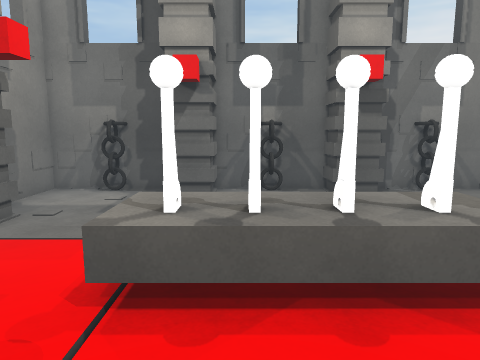
View 1 (above)

17 first-person views from a walk through a Unity game level. The camera is 1.5 m above the floor, tilts 8° down and sees 70° across. The floor is counted in squares, 0.5 m on a side. Each view is taken from the middle of a square. On the plan, view 1 faces up. The plan holds only what a view shows up to about 20 squares ahead; the rest is blank. The player character is not drawn. Door leaves are left out, so doorways stand open. Surface patterns are stand-ins for the level's own textures.

View 2
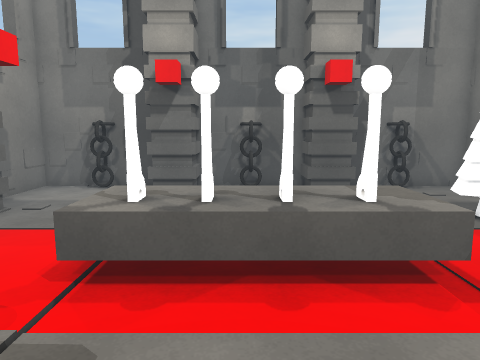

View 3
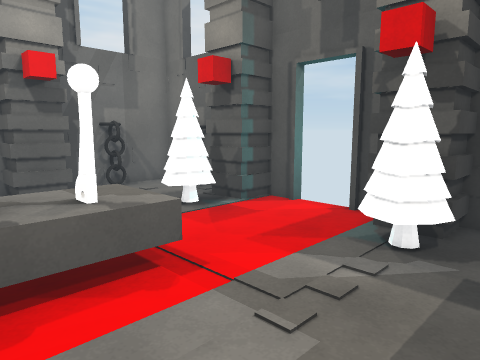

View 4
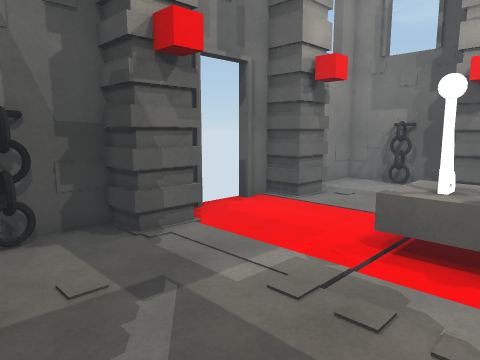

View 5
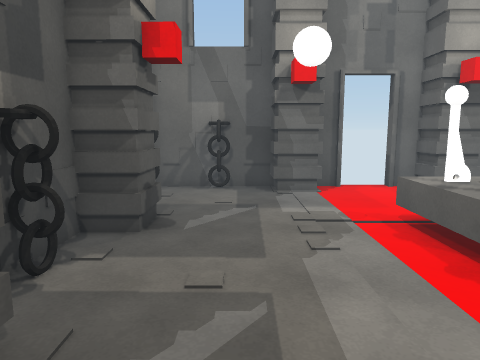

View 6
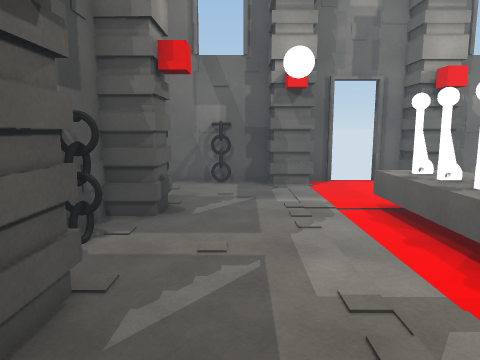

View 7
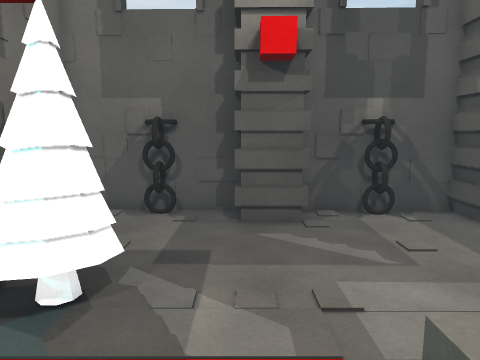

View 8
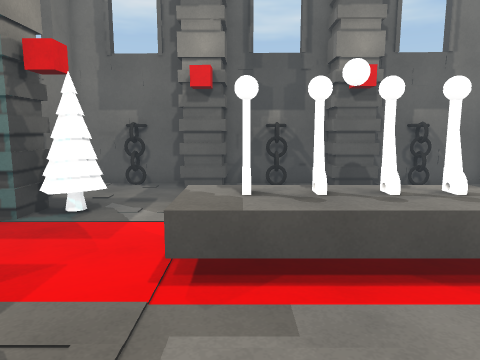

View 9
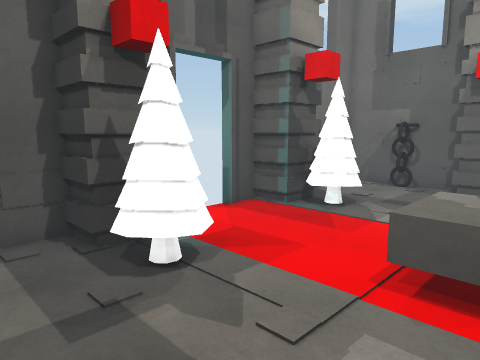

View 10
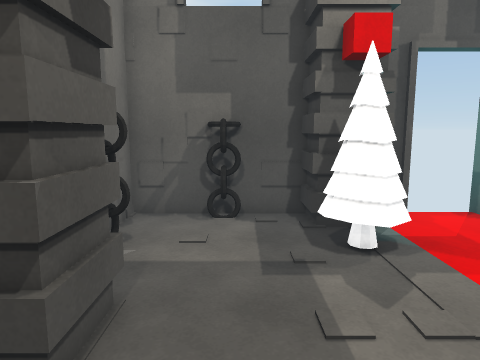

View 11
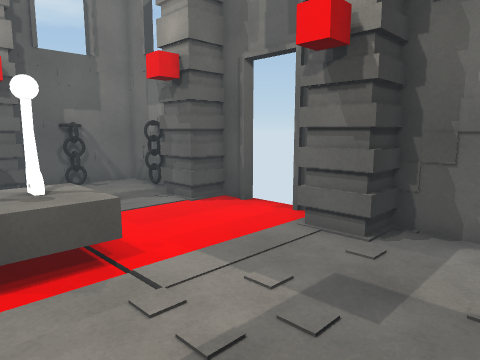

View 12
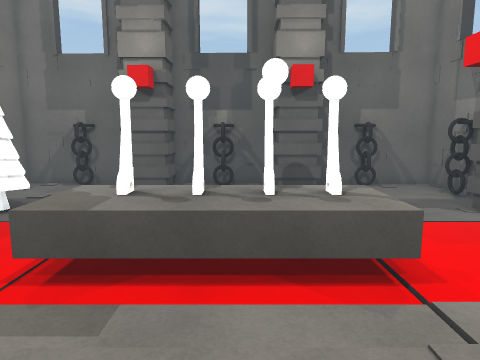

View 13
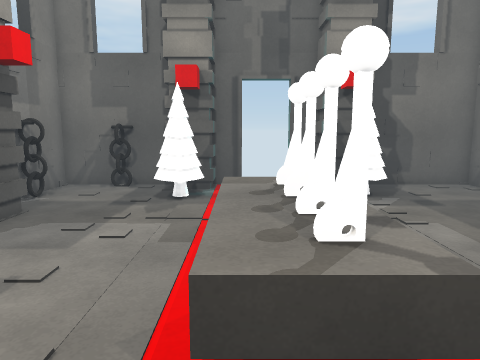

View 14
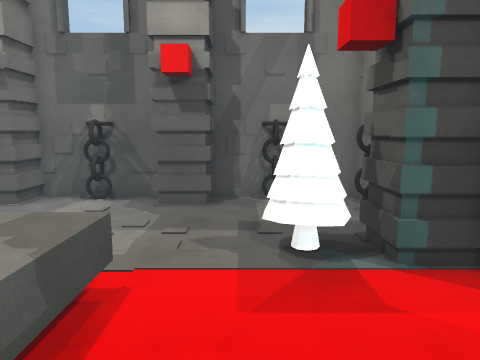

View 15
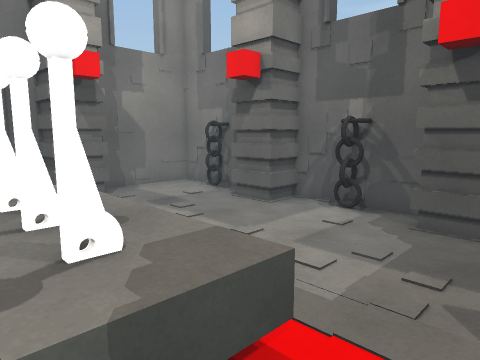

View 16
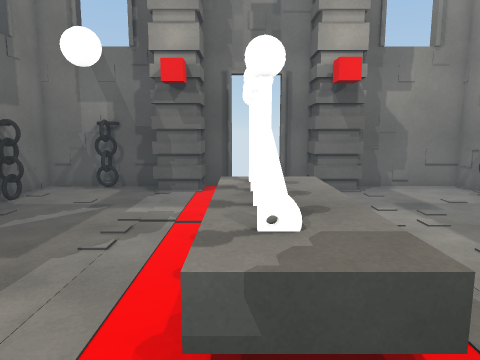

View 17
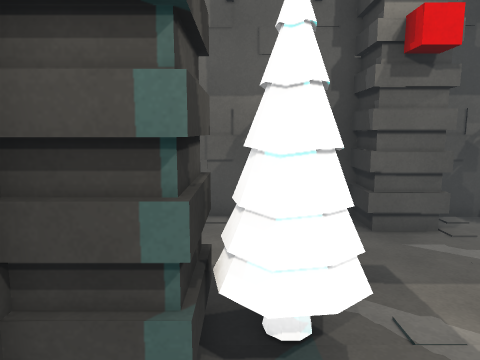

### Floor plan
Key: @ floor where view 1 was taken; # wall or solid block; x gap in a wall; . floor; D open door; = window, fence, low wall or low ledge; ^ raised ledge; O other object.
Columns run from 10 left of view 1 to 14 right of it. Each row starts with its distance up from view 1.
 18 #######  ######  #######
 17 #..##.#  #.##.####.##..#
 16 #.....####....####.....#
 15 #......................#
 14 #......................#
 13 #......................#
 12 ###................OO.##
 11 ###................OOO##
 10 ###................OOO##
  9 #.......=.............###
  8 x......=^^^^^^^^.......#D
  7 ........^OO^O^O^........D
  6  .......^OO^O^O^........D
  5 #......................#D
  4 ###...................###
  3 ###................OOO##
  2 ###................OOO##
  1 #...................OO##
  0 #.........@............#
 -1 ##.....................#
 -2 ##.....................#
 -3 #......###.....###.....#
 -4 #..##  # #.##..###.##..#
 -5 ########################

Positions as (right, up) in squares from view 1, and headings:
1: (0, 0), facing up
2: (1, -1), facing up
3: (1, -1), facing up-right
4: (1, -3), facing up-left
5: (9, 0), facing left
6: (11, 0), facing left
7: (7, 8), facing down
8: (4, 15), facing down
9: (3, 15), facing down-right
10: (1, 14), facing right
11: (1, 16), facing down-left
12: (1, 15), facing down
13: (-6, 8), facing right
14: (8, 2), facing up
15: (8, 5), facing up-left
16: (9, 6), facing left
17: (11, 7), facing down
